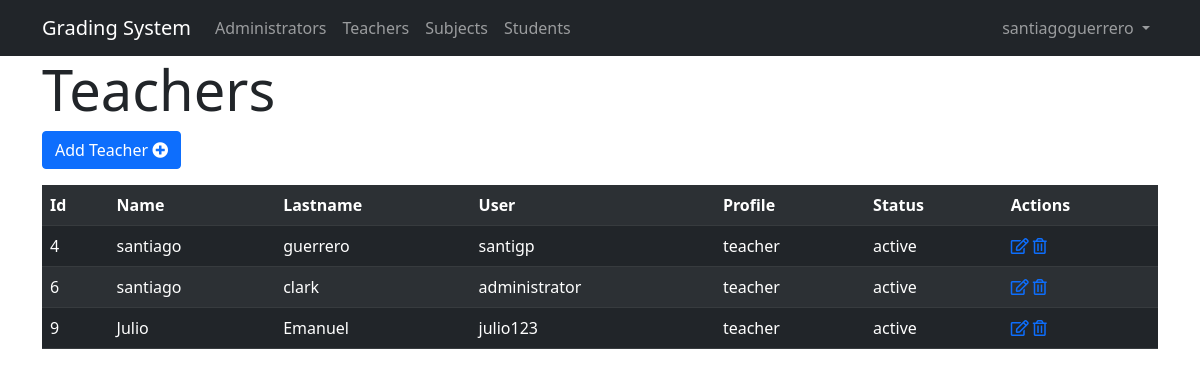
The page /teachers/views/index.php (signed in) on the database its author committed.
### tables this page shows
CREATE TABLE `users` (
  `id_user` int(15) NOT NULL,
  `name` varchar(60) NOT NULL,
  `lastname` varchar(60) NOT NULL,
  `user` varchar(40) NOT NULL,
  `password` varchar(80) NOT NULL,
  `profile` varchar(30) NOT NULL,
  `status` varchar(30) NOT NULL
);

### connection.php (called while the page is built, shortened)
<?php
class Connection{
    private $drive = 'mysql';
    private $host = 'localhost';
    private $dbname = 'mvc';
    private $user = 'root';
    private $password = '';
    public function __construct()
    {
        try{
            $db = new PDO("{$this->drive}:host={$this->host};dbname={$this->dbname}", $this->user, $this->password);
            $db->setAttribute(PDO::ATTR_ERRMODE, PDO::ERRMODE_EXCEPTION);
            return $db;
        }catch(PDOException $e){
            echo 'Connection error: details' . $e->getMessage();
        }
    }
}

### teachers/models/Teachers.php (called while the page is built, shortened)
<?php
require_once('../../connection.php');
class Teachers extends Connection
{
    public function __construct()
    {
        $this->db = parent::__construct();
    }
    public function get()
    {
        $rows = null;
        $stmt = $this->db->prepare("SELECT * FROM users WHERE profile= 'teacher'");
        $stmt->execute();
        while ($result = $stmt->fetch()) {
            $rows[] = $result;
        }
        return $rows;
    }
}

### teachers/views/index.php (the view, shortened to what this page needs)
<?php
require_once('../models/Teachers.php');
$teachersModel = new Teachers();
?>
<!DOCTYPE html>
<html lang="en">
<head>
</head>
<?php include_once('../../includes/cdn.php') ?>
<body>
<?php include_once('../../includes/nav.php') ?>
    <div class="container">
        <div class="jumbotron">
            <h1 class="display-4">Teachers</h1>
            <p class="lead">
                <a class="btn btn-primary" href="add.php" target="_blank" role="button">Add Teacher <i class="fas fa-plus-circle"></i></a>
            </p>
        </div>
        <div class="table-responsive">
            <table class="table table-dark table-striped">
                <tr>
                    <th>Id</th>
                    <th>Name</th>
                    <th>Lastname</th>
                    <th>User</th>
                    <th>Profile</th>
                    <th>Status</th>
                    <th>Actions</th>
                </tr>
                <?php
                $teachers = $teachersModel->get();
                if ($teachers) {
                    foreach ($teachers as $teacher) {
                ?>
                        <tr>
                            <td> <?php echo $teacher['id_user']; ?> </td>
                            <td> <?php echo $teacher['name']; ?> </td>
                            <td> <?php echo $teacher['lastname']; ?> </td>
                            <td> <?php echo $teacher['user']; ?> </td>
                            <td> <?php echo $teacher['profile']; ?> </td>
                            <td> <?php echo $teacher['status']; ?> </td>
                            <td>
                                <a href="edit.php?id=<?php echo $teacher['id_user']; ?>"><i class="far fa-edit"></i></a>
                                <a href="delete.php?id=<?php echo $teacher['id_user']; ?>"><i class="far fa-trash-alt"></i></a>
                            </td>
                        </tr>
                <?php  }
                } ?>
            </table>
        </div>
    </div>
</body>
</html>

### rows shown on the page
users: id_user "4", name "santiago", lastname "guerrero", user "santigp", profile "teacher", status "active"
users: id_user "6", name "santiago", lastname "clark", user "administrator", profile "teacher", status "active"
users: id_user "9", name "Julio", lastname "Emanuel", user "julio123", profile "teacher", status "active"

### other values the page prints
$info "santiagoguerrero"
